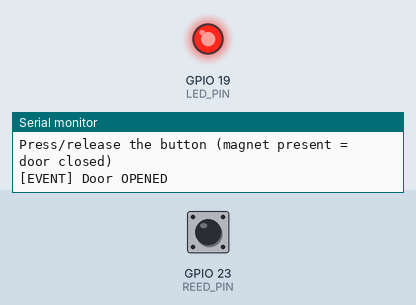
Simulated run of this sketch. Board: ESP32. On the bench: output pins drawn as LEDs (lit = HIGH), the last lines printed to the serial monitor. Inputs (shaded band) come from the test bench; at power-on: GPIO 23 (REED_PIN) LOW.

Above: at 1.2 s.
1.3 s: GPIO 23 (REED_PIN) driven HIGH
At 2.2 s:
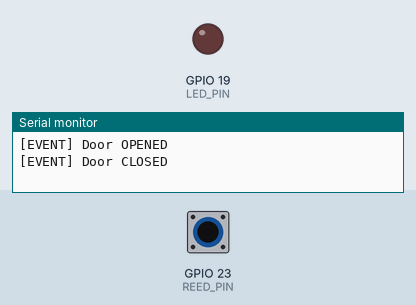
2.8 s: GPIO 23 (REED_PIN) driven LOW
At 3.4 s:
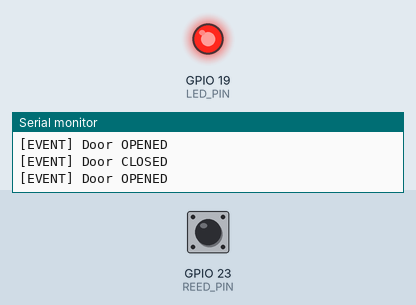
Timing chart, 0 to 5.8 s (numbered marks = the images above; inputs shaded):
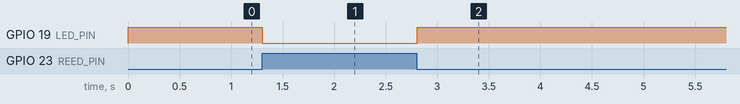

The sketch:

sketch.ino
```cpp
// Simulation 06 - Reed Switch Door Monitor (Security)
// Tests: door open/close detection + "left open too long" alert.
// In Wokwi: the PUSHBUTTON simulates a reed switch (press = closed/magnet).
//   Normally-open circuit: press -> pin LOW (via INPUT_PULLUP).

const int REED_PIN = 23;
const int LED_PIN = 19;

// TUNABLE
unsigned long OPEN_ALERT_DELAY = 30000;  // Alert if open >30 s

bool doorOpen = false;
unsigned long openTime = 0;

void setup() {
  Serial.begin(115200);
  pinMode(REED_PIN, INPUT_PULLUP);   // reed switch to GND
  pinMode(LED_PIN, OUTPUT);
  digitalWrite(LED_PIN, LOW);
  Serial.println("Door Monitor Sim Started");
  Serial.println("Press/release the button (magnet present = door closed)");
}

void loop() {
  // Closed (magnet present) -> switch OPEN -> pin reads HIGH via pullup
  bool closed = digitalRead(REED_PIN) == HIGH;
  bool isOpen = !closed;

  if (isOpen && !doorOpen) {
    doorOpen = true;
    openTime = millis();
    digitalWrite(LED_PIN, HIGH);
    Serial.println("[EVENT] Door OPENED");
  }

  if (!isOpen && doorOpen) {
    doorOpen = false;
    digitalWrite(LED_PIN, LOW);
    Serial.println("[EVENT] Door CLOSED");
  }

  if (doorOpen && (millis() - openTime > OPEN_ALERT_DELAY)) {
    Serial.println("[ALERT] Door left open for >30 seconds!");
    openTime = millis();   // reset timer to avoid spamming
  }

  delay(100);
}
```

Measured:
- after the input at 1.3 s, GPIO 19 (LED_PIN): HIGH → LOW at once
- after the input at 2.8 s, GPIO 19 (LED_PIN): LOW → HIGH at once
